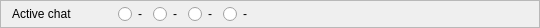
<?xml version="1.0" encoding="UTF-8"?>
<ui version="4.0">
 <class>KSTActiveChatsFrame</class>
 <widget class="QFrame" name="KSTActiveChatsFrame">
  <property name="geometry">
   <rect>
    <x>0</x>
    <y>0</y>
    <width>540</width>
    <height>28</height>
   </rect>
  </property>
  <property name="toolTip">
   <string>Chat to which messages will be sent</string>
  </property>
  <property name="frameShape">
   <enum>QFrame::Shape::StyledPanel</enum>
  </property>
  <property name="frameShadow">
   <enum>QFrame::Shadow::Raised</enum>
  </property>
  <layout class="QHBoxLayout" name="horizontalLayout_7">
   <property name="topMargin">
    <number>1</number>
   </property>
   <property name="bottomMargin">
    <number>1</number>
   </property>
   <item>
    <widget class="QLabel" name="label_8">
     <property name="text">
      <string>Active chat</string>
     </property>
    </widget>
   </item>
   <item>
    <spacer name="horizontalSpacer_7">
     <property name="orientation">
      <enum>Qt::Orientation::Horizontal</enum>
     </property>
     <property name="sizeType">
      <enum>QSizePolicy::Policy::Preferred</enum>
     </property>
     <property name="sizeHint" stdset="0">
      <size>
       <width>40</width>
       <height>20</height>
      </size>
     </property>
    </spacer>
   </item>
   <item>
    <widget class="QRadioButton" name="active1rb">
     <property name="text">
      <string notr="true">-</string>
     </property>
     <attribute name="buttonGroup">
      <string notr="true">activeChatGroup</string>
     </attribute>
    </widget>
   </item>
   <item>
    <widget class="QRadioButton" name="active2rb">
     <property name="text">
      <string notr="true">-</string>
     </property>
     <attribute name="buttonGroup">
      <string notr="true">activeChatGroup</string>
     </attribute>
    </widget>
   </item>
   <item>
    <widget class="QRadioButton" name="active3rb">
     <property name="text">
      <string notr="true">-</string>
     </property>
     <attribute name="buttonGroup">
      <string notr="true">activeChatGroup</string>
     </attribute>
    </widget>
   </item>
   <item>
    <widget class="QRadioButton" name="active4rb">
     <property name="text">
      <string notr="true">-</string>
     </property>
     <attribute name="buttonGroup">
      <string notr="true">activeChatGroup</string>
     </attribute>
    </widget>
   </item>
   <item>
    <spacer name="horizontalSpacer">
     <property name="orientation">
      <enum>Qt::Orientation::Horizontal</enum>
     </property>
     <property name="sizeHint" stdset="0">
      <size>
       <width>40</width>
       <height>20</height>
      </size>
     </property>
    </spacer>
   </item>
  </layout>
 </widget>
 <resources/>
 <connections/>
 <buttongroups>
  <buttongroup name="activeChatGroup"/>
 </buttongroups>
</ui>
